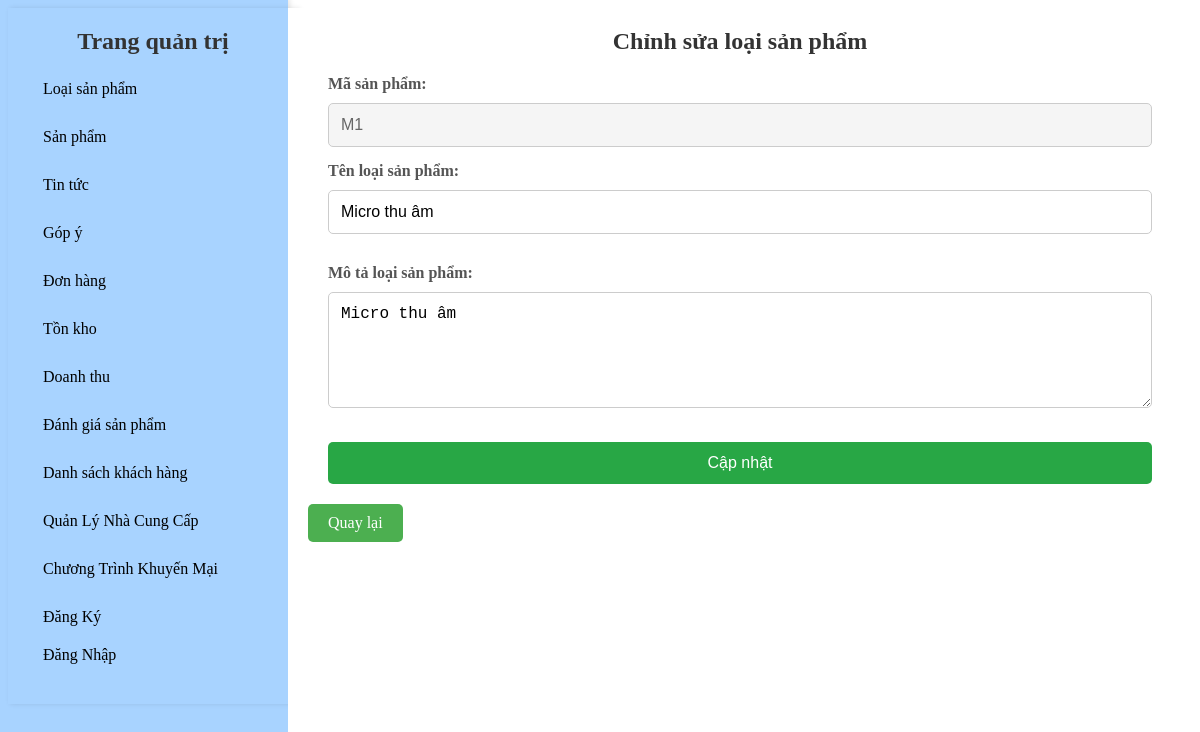
Page /AdProductType/edit/M1 on the committed database.
### tables this page shows
CREATE TABLE `adproducttype` (
  `Ma_loaisp` varchar(50) NOT NULL,
  `Ten_loaisp` varchar(50) NOT NULL,
  `Mota_loaisp` text NOT NULL
);

### mvc/core/Controller.php (called while the page is built, shortened)
<?php
class Controller{
    public function model($model){
        return new $model;
    }
    public function view($view, $data=[]){
        require_once "./mvc/views/".$view.".php";
    }
}
?>

### mvc/core/App.php (called while the page is built, shortened)
<?php
class App{
    protected $action="getShow";
    function __construct(){
        $arr = $this->UrlProcess();
        if( file_exists("./mvc/controllers/".$arr[0].".php") ){
            unset($arr[0]);
        }
        $this->controller = new $this->controller;
        if(isset($arr[1])){
            if( method_exists( $this->controller , $arr[1]) ){
                $this->action = $arr[1];
            }
            unset($arr[1]);
        }
        $this->params = $arr?array_values($arr):[];
        call_user_func_array([$this->controller, $this->action], $this->params );
    }
    function UrlProcess(){
        if( isset($_GET["url"]) ){
            return explode("/", filter_var(trim($_GET["url"], "/")));
        }
    }
}
?>

### index.php (called while the page is built, shortened)
<?php
$myApp = new App();
?>

### mvc/core/DB.php (called while the page is built, shortened)
<?php
class DB {
    public function __construct(){
        $host = "localhost";
        $dbname = "phukiengiangday";
        $username = "root";
        $password = "";
        try {
            $dsn = "mysql:host=$host;dbname=$dbname;charset=utf8mb4";
            $this->con = new PDO($dsn, $username, $password);
        } catch (PDOException $e) {
            echo "Connection failed: " . $e->getMessage();
        }
    }
}

### mvc/models/AdProductTypeModel.php (called while the page is built, shortened)
<?php
class AdProductTypeModel extends DB {
    public function getAdProductTypeById($id) {
        $sql = "SELECT * FROM adproducttype WHERE Ma_loaisp = :id";
        $stm = $this->con->prepare($sql);
        $stm->bindParam(':id', $id);
        $stm->execute();
        return $stm->fetch(PDO::FETCH_ASSOC);
    }
}

### mvc/views/admin/AdProductType/Edit_AdProductType.php (the view, shortened to what this page needs)
<body>
    <div class="content">
            <h2>Chỉnh sửa loại sản phẩm</h2>
            <form action="" method="post">
                <div class="form-group">
                    <label for="txt_maloaisp">Mã sản phẩm:</label>
                    <input type="text" name="maloaisp" value="<?php echo $data['Adproducttype']['Ma_loaisp']; ?>" readonly style="color: #666; background-color: #f5f5f5;"/>
                    <label for="txt_tenloaisp">Tên loại sản phẩm:</label>
                    <input type="text" id="txt_tenloaisp" name="txt_tenloaisp" placeholder="Nhập tên loại sản phẩm" value="<?php echo $data['Adproducttype']['Ten_loaisp']; ?>"/>
                </div>
                <div class="form-group">
                    <label for="txt_motaloaisp">Mô tả loại sản phẩm:</label>
                    <textarea name="txt_motaloaisp" rows="5" required><?php echo htmlspecialchars($data['Adproducttype']['Mota_loaisp']); ?></textarea>
                </div>
                <button type="submit">Cập nhật</button>
            </form>
    </div>
    <a href="<?php echo BASE_URL?>./AdProductType" class="details-button">Quay lại</a>
</body>

### public/styles/stylequantri.css (style rules this page uses)
.content { flex-grow: 1; background: #fff; padding: 20px; overflow-y: auto; }
form { display: flex; flex-direction: column; gap: 15px; }
label { font-weight: bold; margin-bottom: 5px; }
input[type="text"], input[type="number"], input[type="file"], input[type="date"], textarea { padding: 10px; font-size: 16px; border: 1px solid #ddd; border-radius: 5px; width: 100%; }
textarea { resize: vertical; }
h1, h2 { margin-top: -20px; text-align: center; color: #333; margin-bottom: 20px; }
.details-button { display: inline-block; padding: 10px 20px; background-color: #4CAF50; color: white; text-align: center; text-decoration: none; font-size: 16px; border-radius: 5px; margin-bottom: 10px; transition: background-color 0.3s, color 0.3s, border 0.3s; }
label { display: block; margin-bottom: 5px; color: #555; font-weight: bold; }
input, select { width: 100%; padding: 10px; margin: 5px 0 15px; box-sizing: border-box; border: 1px solid #ccc; border-radius: 4px; }
input, input[type="text"], input[type="number"], input[type="date"], textarea, input[type="file"], select { width: 100%; padding: 12px; margin: 5px 0 15px; border: 1px solid #ccc; border-radius: 5px; box-sizing: border-box; transition: border-color 0.3s; }
button { width: 100%; padding: 12px; background-color: #28a745; color: white; border: none; border-radius: 5px; cursor: pointer; font-size: 16px; transition: background-color 0.3s; }

### rows in the picture
adproducttype: maloaisp "M1", txt_tenloaisp "Micro thu âm", txt_motaloaisp "Micro thu âm"
